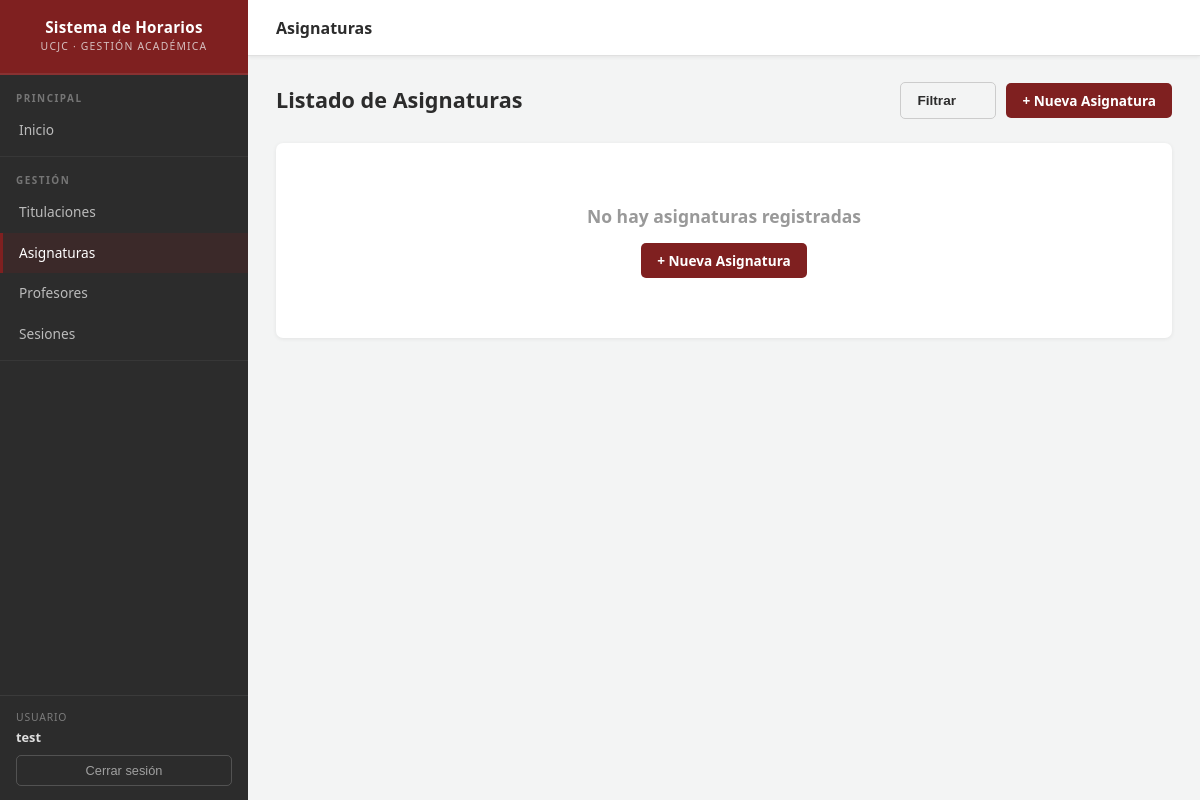
The page /horarios/asignaturas/ (signed in) on the database as committed earlier.
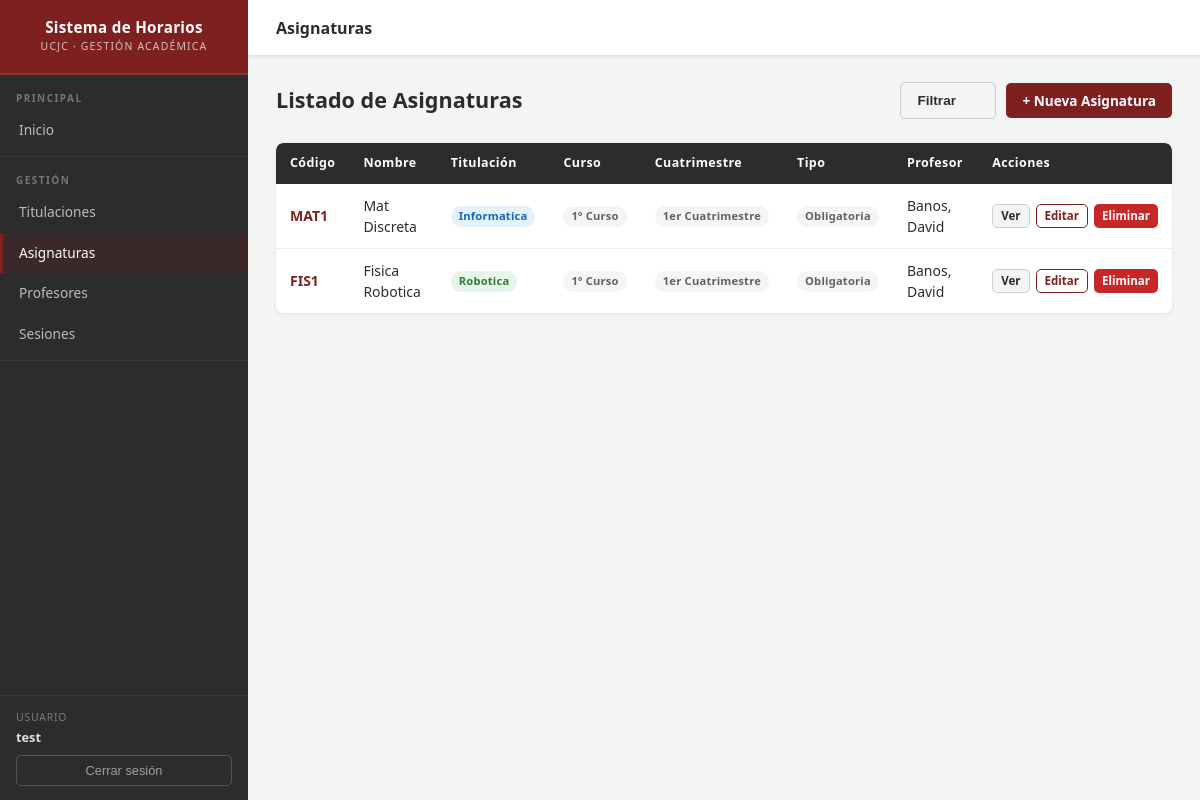
The same page on the database as committed later.
### horarios/models.py (models this page shows, shortened)
class Asignatura(models.Model):
    CURSOS = [
        (1, '1º Curso'),
        (2, '2º Curso'),
        (3, '3º Curso'),
        (4, '4º Curso'),
        (5, '5º Curso'),
    ]
    CUATRIMESTRES = [
        (1, '1er Cuatrimestre'),
        (2, '2do Cuatrimestre'),
    ]
    nombre = models.CharField(max_length=200)
    codigo = models.CharField(max_length=20)
    titulacion = models.ForeignKey(
        Titulacion,
        on_delete=models.PROTECT,
        related_name='asignaturas',
        verbose_name='Titulación',
    )
    curso = models.IntegerField(choices=CURSOS)
    cuatrimestre = models.IntegerField(
        choices=CUATRIMESTRES, default=1, verbose_name='Cuatrimestre'
    )
    es_electiva = models.BooleanField(
        default=False,
        verbose_name='Es electiva',
        help_text='Las asignaturas electivas pueden compartir franja horaria con otras electivas del mismo curso y cuatrimestre.',
    )
    profesor = models.ForeignKey(
        Profesor,
        on_delete=models.SET_NULL,
        null=True,
        blank=True,
        related_name='asignaturas',
    )
    sesiones = models.ManyToManyField(Sesion, blank=True)
    creado_por = models.ForeignKey(
        settings.AUTH_USER_MODEL,
        on_delete=models.CASCADE,
        related_name='asignaturas_propias',
        null=True,
    )
    def get_absolute_url(self):
        return reverse('asignatura-detail', args=[str(self.id)])
    class Meta:
        unique_together = [['codigo', 'creado_por']]

class Titulacion(models.Model):
    codigo = models.CharField(max_length=10, verbose_name='Código')
    nombre = models.CharField(max_length=200, verbose_name='Nombre')
    creado_por = models.ForeignKey(
        settings.AUTH_USER_MODEL,
        on_delete=models.CASCADE,
        related_name='titulaciones',
        null=True,
    )
    class Meta:
        ordering = ['nombre']
        verbose_name = 'Titulación'
        verbose_name_plural = 'Titulaciones'
        unique_together = [['codigo', 'creado_por']]

class Profesor(models.Model):
    nombre = models.CharField(max_length=100)
    apellidos = models.CharField(max_length=100)
    email = models.EmailField(blank=True, null=True)
    creado_por = models.ForeignKey(
        settings.AUTH_USER_MODEL,
        on_delete=models.CASCADE,
        related_name='profesores_propios',
        null=True,
    )
    def __str__(self):
        return f"{self.apellidos}, {self.nombre}"

### horarios/views.py (the view)
# urls.py: path('asignaturas/', views.AsignaturaListView.as_view(), name='asignaturas'),
class AsignaturaListView(ListFilterMixin, LoginRequiredMixin, generic.ListView):
    model = Asignatura
    paginate_by = 15
    filter_list_keys = ['titulacion', 'curso', 'tipo']
    def get_queryset(self):
        qs = Asignatura.objects.filter(creado_por=self.request.user).select_related(
            'titulacion', 'profesor'
        )
        return filter_asignaturas(qs, self.request)

### horarios/filters.py (called while the page is built, shortened)
def build_filter_qs(request):
    params = request.GET.copy()
    params.pop('page', None)
    return params.urlencode()

def count_active_filters(request, list_keys=None, text_key='q'):
    count = 0
    if request.GET.get(text_key, '').strip():
        count += 1
    for key in list_keys or []:
        if request.GET.get(key, '').strip():
            count += 1
    return count

def filter_asignaturas(queryset, request):
    q = request.GET.get('q', '').strip()
    titulacion = request.GET.get('titulacion', '').strip()
    curso = request.GET.get('curso', '').strip()
    tipo = request.GET.get('tipo', '').strip()
    if titulacion:
        queryset = queryset.filter(titulacion_id=titulacion)
    if curso:
        queryset = queryset.filter(curso=curso)
    if tipo == 'electiva':
        queryset = queryset.filter(es_electiva=True)
    elif tipo == 'obligatoria':
        queryset = queryset.filter(es_electiva=False)
    return queryset.distinct()

### horarios/views.py (called while the page is built)
    def get_context_data(self, **kwargs):
        context = super().get_context_data(**kwargs)
        context.update(self.get_filter_context())
        return context

### horarios/templates/horarios/asignatura_list.html (shortened to what this page needs)
{% extends "base_generic.html" %}
{% block page_title %}Asignaturas{% endblock %}
{% block content %}
<div class="page-header">
  <h2>Listado de Asignaturas</h2>
  <div class="page-header-actions">
    {% include "horarios/includes/filters_asignatura.html" %}
    <a href="{% url 'asignatura-create' %}" class="btn btn-primary">+ Nueva Asignatura</a>
  </div>
</div>
{% if asignatura_list %}
<div class="card">
  <div class="table-wrapper" style="border-radius: 7px;">
    <table class="data-table">
      <thead>
        <tr>
          <th>Código</th>
          <th>Nombre</th>
          <th>Titulación</th>
          <th>Curso</th>
          <th>Cuatrimestre</th>
          <th>Tipo</th>
          <th>Profesor</th>
          <th>Acciones</th>
        </tr>
      </thead>
      <tbody>
        {% for asignatura in asignatura_list %}
        <tr>
          <td>
            <a href="{{ asignatura.get_absolute_url }}" style="font-weight: 700; color: var(--crimson);">
              {{ asignatura.codigo }}
            </a>
          </td>
          <td>{{ asignatura.nombre }}</td>
          <td>
            <span class="badge
              {% if asignatura.titulacion.codigo == 'II' %}badge-blue
              {% elif asignatura.titulacion.codigo == 'IR' %}badge-green
              {% elif asignatura.titulacion.codigo == 'IT' %}badge-orange
              {% elif asignatura.titulacion.codigo == 'DG' %}badge-purple
              {% else %}badge-gray{% endif %}">
              {{ asignatura.titulacion.nombre }}
            </span>
          </td>
          <td><span class="badge badge-gray">{{ asignatura.get_curso_display }}</span></td>
          <td><span class="badge badge-gray">{{ asignatura.get_cuatrimestre_display }}</span></td>
          <td>
            {% if asignatura.es_electiva %}
            <span class="badge badge-orange">Electiva</span>
            {% else %}
            <span class="badge badge-gray">Obligatoria</span>
            {% endif %}
          </td>
          <td>{{ asignatura.profesor|default:"—" }}</td>
          <td>
            <div style="display: flex; gap: 6px;">
              <a href="{{ asignatura.get_absolute_url }}" class="btn btn-secondary btn-xs">Ver</a>
              {% if user.is_authenticated %}
              <a href="{% url 'asignatura-update' asignatura.id %}" class="btn btn-outline btn-xs">Editar</a>
              <a href="{% url 'asignatura-delete' asignatura.id %}" class="btn btn-danger btn-xs">Eliminar</a>
              {% endif %}
            </div>
          </td>
        </tr>
        {% endfor %}
      </tbody>
    </table>
  </div>
</div>
{% else %}
<div class="card">
  <div class="card-body">
    <div class="empty-state">
      <h3 style="color: #999;">
        {% if request.GET %}No hay asignaturas que coincidan con el filtro{% else %}No hay asignaturas registradas{% endif %}
      </h3>
      {% if not request.GET %}
      <a href="{% url 'asignatura-create' %}" class="btn btn-primary" style="margin-top: 14px;">+ Nueva Asignatura</a>
      {% endif %}
    </div>
  </div>
</div>
{% endif %}
{% endblock %}

Rows that differ between the two databases and show on the page:
added Asignatura: codigo "MAT1", nombre "Mat Discreta", titulacion.nombre "Informatica", curso "1º Curso", cuatrimestre "1er Cuatrimestre", es_electiva "Obligatoria", profesor "Banos, David"
added Asignatura: codigo "FIS1", nombre "Fisica Robotica", titulacion.nombre "Robotica", curso "1º Curso", cuatrimestre "1er Cuatrimestre", es_electiva "Obligatoria", profesor "Banos, David"
Other text that changed with them:
text no longer shown: "No hay asignaturas registradas + Nueva Asignatura"
text now shown: "Código Nombre Titulación Curso Cuatrimestre Tipo Profesor Acciones"
